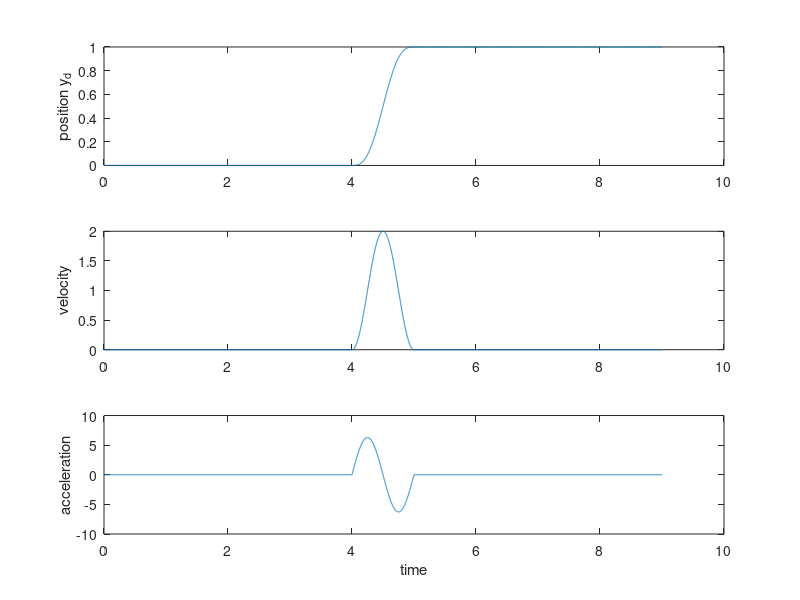
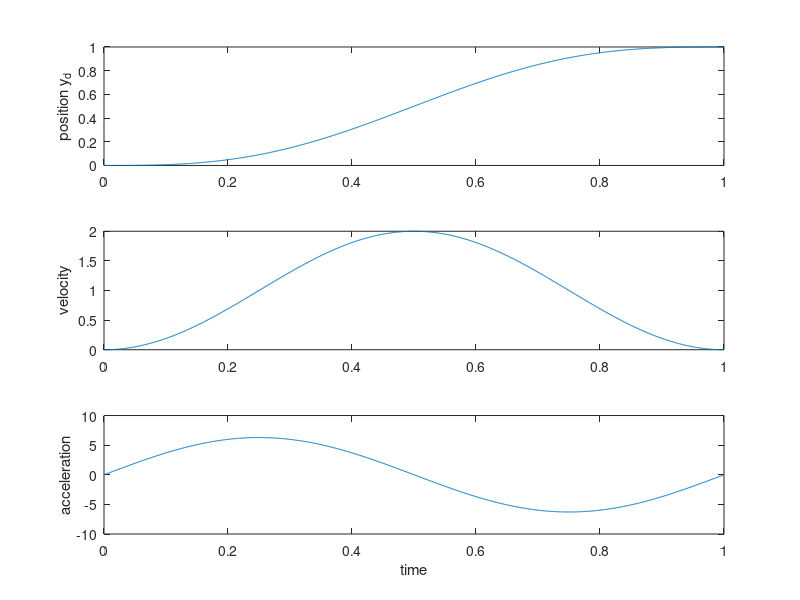

Here is the MATLAB script that generated these plots, in order: (Note: this script raises an error after producing the figures.)
clc 
clear all
close all
format short e
%step 1  state space model
%system parameters
lamda=1;eplsion=0.1;M=1;J=1;g=9.81;
%mass matrix
A=[0 1 0 0 0 0;
    0 0 0 0 -g 0;
    0 0 0 1 0 0;
    0 0 0 0 0 0;
    0 0 0 0 0 1;
    0 0 0 0 0 0];
B=[0 0;0 eplsion/M;0 0;1/M 0;0 0;0 lamda/J];
C=[1 0 0 0 0 0;0 0 1 0 0 0];
C1=C(1,:);C2=C(2,:);
D=0;

%step 2----the desired output trajectory
T=1;%T is the time period in seconds
om=2*pi/T;
delt=0.001;
Ymax=1;
Ay=Ymax*2*pi/(T^2);

t=0:delt:T;
yd=(Ay/om)*t-(Ay/om/om)*sin(om*t);
ydd=(Ay/om)*(1-cos(om*t));
yd2d=Ay*sin(om*t);

figure(2)
subplot(311),plot(t,yd)
ylabel('position y_d')
subplot(312),plot(t,ydd)
ylabel('velocity')
subplot(313),plot(t,yd2d)
ylabel('acceleration')
xlabel('time')

%add zeros/constants at the beginning and final
Npre=4;Npost=Npre;
tpre=0:delt:(Npre*T-delt);
tpost=0:delt:(Npost*T-delt);

t=0:delt:(1+Npre+Npost)*T;

yd=[zeros(size(tpre)) yd Ymax*ones(size(tpost))];
ydd=[zeros(size(tpre)) ydd zeros(size(tpost))];
yd2d=[zeros(size(tpre)) yd2d zeros(size(tpost))];

figure(1)
subplot(311),plot(t,yd)
ylabel('position y_d')
subplot(312),plot(t,ydd)
ylabel('velocity')
subplot(313),plot(t,yd2d)
ylabel('acceleration')
xlabel('time')

%step3---internal dynamics
Tt=[C1;C1*A;C2;C2*A];
Tb=[0 0 0 0 1 0;0 0 0 0 0 1];
T=[Tt;Tb];
invT=inv(T);
invTleft=invT(:,1:4);
invTright=invT(:,4:6);
Ay=[C1*A*A;C2*A*A];
By=[C1*A*B;C1*A*B];

Ainv=Tb*A*invTright-Tb*B*inv(By)*Ay*invTright;
Binv=[(Tb*A*invTleft-Tb*B*inv(By)*Ay*invTleft) Tb*B*inv(By)];

[V,poles_internal_dynamics]=eig(Ainv);
poles_internal_dynamics

Tsplit=V;
invTsplit=inv(Tsplit);

A_split=invTsplit*Ainv*Tsplit;
B_split=invTsplit*Binv;
A_s=A_split(1,1);B_s=B_split(1,:);
A_u=A_split(2,2);B_u=B_split(2,:);

%step 4 solve the internal dynamics to find inverse 
capYd=[yd;ydd;yd2d];
figure(50);plot(t,capYd)
legend('y','dy/dt','d^2y/dt^2')
xlabel('time')
ylabel('Y_d')

sys_s=ss(A_s,B_s,[1],[0 0 0]);

sys_u_backward=ss(-A_u,-B_u,[1],[0 0 0]);

%define initial and final states as equilbrium states
X_initial=[0 0 0 0 0 0]';
X_final=[Ymax 0 Ymax 0 0 0]';
%initial conditions in transformed co-ordinates
Zeta_eta_initial=T*X_initial;
Zeta_eta_final=T*X_final;
%initial conditions of internal states
eta_initial=Zeta_eta_initial(3:4,1);
eta_final=Zeta_eta_final(3:4,1);
%initial conditions in split co-ordinates
eta_split_initial=invTsplit*eta_initial;
eta_split_final=invTsplit*eta_final;
eta_s_initial=eta_split_initial(1,1);
eta_u_initial=eta_split_initial(2,1);
eta_s_final=eta_split_final(1,1);
eta_u_final=eta_split_final(2,1);

%solve the stable internal dynamics
[eta_s,time,x_s]=lsim(sys_s,capYd,t,eta_s_initial);

figure(51);plot(t,eta_s)
xlabel('t')
ylabel('stable part \eta_{s,ref}')
grid

%use this to simulate error in initial condition
[eta_s2,time,x_s]=lsim(sys_s,capYd,t,-0.2);
figure(71);plot(t,eta_s,'b:',t,eta_s2,'r')
legend('without IC error','with IC error')
xlabel('t')
ylabel('stable part \eta_{s,ref}')
% axis([0 max(t) -0.8 0.1])]
%eta_s=eta_s2; %uncomment this if you want to simulate

%solve the unstable internal dynamics
Capydbackward=fliplr(capYd);
figure(52);plot(t,Capydbackward)
legend('y','dy/dt','d^2y/dt^2')
xlabel('t');ylabel('Y_{d,backward}')

[eta_u_backward,time,x_u]=lsim(sys_u_backward,Capydbackward,t,eta_u_final);

figure(53);plot(t,eta_u_backward)
xlabel('t');ylabel('\eta_u backward')
grid

%flip the unstable solution to the correct time directly
eta_u=fliplr(eta_u_backward');

figure(54);plot(t,eta_u)
xlabel('t');ylabel('\eta_{u,ref}')
grid

%use this to simulate error in final condition
[eta_u2,time,x_u]=lsim(sys_u_backward,Capydbackward,t,0);
eta_u2=fliplr(eta_u2');
figure(72);plot(t,eta_u,'b:',t,eta_u2,'r')
legend('without IC error','with IC error')
xlabel('t')
ylabel('unstable part \eta_{u,ref}')

%try to simulate forward in time
sys_uf=ss(A_u,B_u,[1],[0 0 0]);
[eta_uf,time,x_u]=lsim(sys_uf,capYd,t,0);
%[eta_uf,time,x_u]=lsim(sys_uf,capYd,t,-1.3559e-09);
figure(73);plot(t,eta_uf)
xlabel('t')
ylabel('\eta_{u,forward}')
grid

%plot the results for the split internal dynamics
figure(3)
subplot(211),plot(t,eta_s)
ylabel('\eta_s')
subplot(212),plot(t,eta_u)
ylabel('\eta_u')
xlabel('t')

%find the origianl internal dynamics eta_ref
eta_ref=Tsplit*[eta_s';eta_u];
figure(4);
plot(t,eta_ref)
ylabel('\eta_{ref}')

%find the reference state trajectory xref
zeta_ref=[yd;ydd];
xref=invT*[zeta_ref;eta_ref];

%the inverse input
Uff=(yd2d-C*A*A*xref)/(C*A*B);

figure(55)
plot(t,Uff)
xlabel('t')
ylabel('Inverse input u_{ff}')
grid


%design feedback controller
%use LQR method to find Kfb
%an alternative is to use "place"
%try changing R and Q
R=0.01;Q=C'*C/.10;[Kfb,S,E]=lqr(sys,Q,R);

Acl=A-B*Kfb;
Ut=Uff+Kfb*xref;
sysCL=ss(Acl,B,C,D);

x0=[0 0 0 0 0 0]';

[ycl,time,xcl]=lsim(sysCL,Ut,t,x0);

%the actual input to the system
Ufb=-Kfb*(xcl'-xref);
Utotal=Uff+Ufb;

%plot the outputs and the inputs
figure(5)
plot(t,ycl,'r',t,yd,'g')
legend('y_{cl}','y_d')
xlabel('t')
ylabel('output')

figure(6)
plot(t,Uff,'r',t,Ufb,'g',t,Utotal,'b')
legend('u_{ff}','u_{fb}','u')
xlabel('t')
ylabel('inputs')
%check the size of feedback input
%compare to the feedforward input

U_fbff=Utotal;
y_fbff=ycl;

%simulate the response to feedback alone
r=(10/0.3154)*yd;%scale r to get zero steady state

[ycl,time,xcl]=lsim(sysCL,r,t);
%the actual input to the system
Ufb=-Kfb*(xcl');
Utotal=r+Ufb;
U_fb=Utotal;
y_fb=ycl;

%comparison of tracking error, input and output in both direction
figure(7)
subplot(311),plot(t,U_fbff,'g',t,U_fb,'r:')
legend('u_{fb+ff}','u_{fb}')
xlabel('t')
ylabel('inputs')

subplot(312),plot(t,yd,'b',t,y_fbff,'g',t,y_fb,'r:')
legend('yd','y_{fb+ff}','y_{fb}')
xlabel('t')
ylabel('outputs')

subplot(313),plot(t,yd-y_fbff','g',t,yd-y_fb','r:')
legend('e_{fb+ff}','e_{fb}')
xlabel('t')
ylabel('eror y-y_d')



